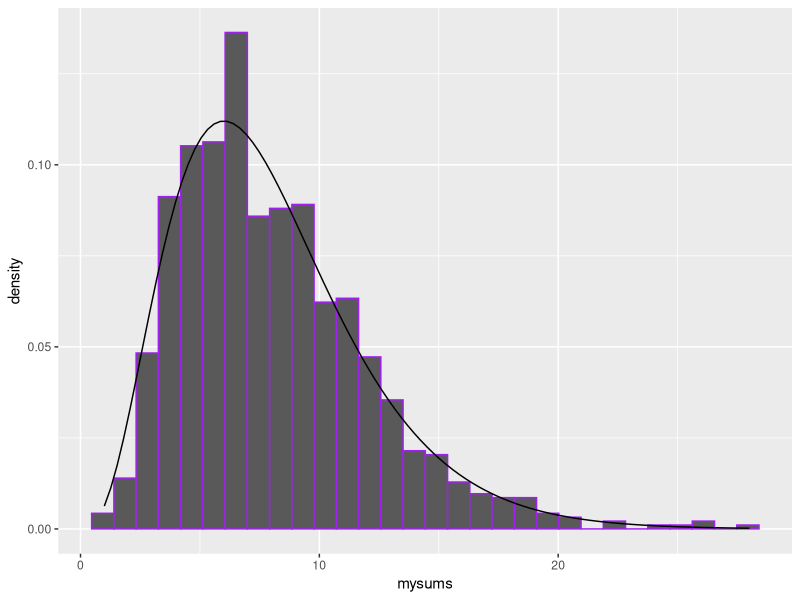
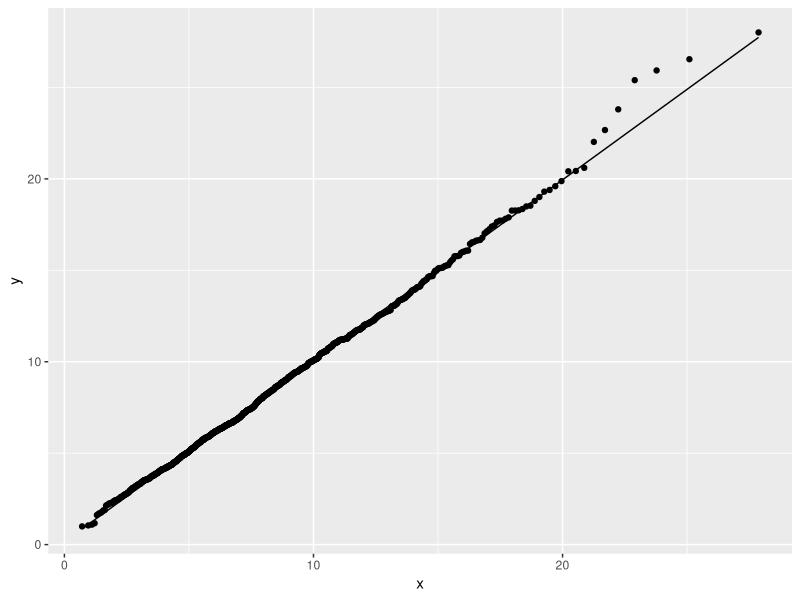
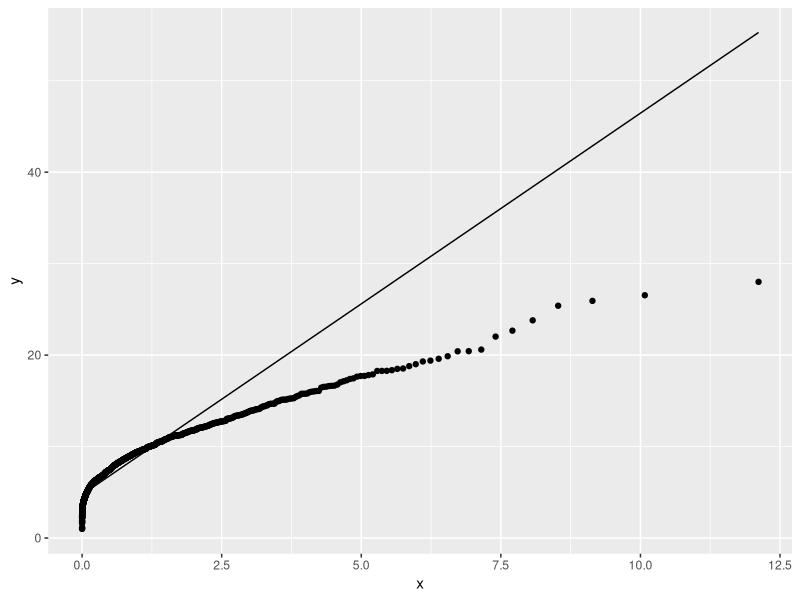
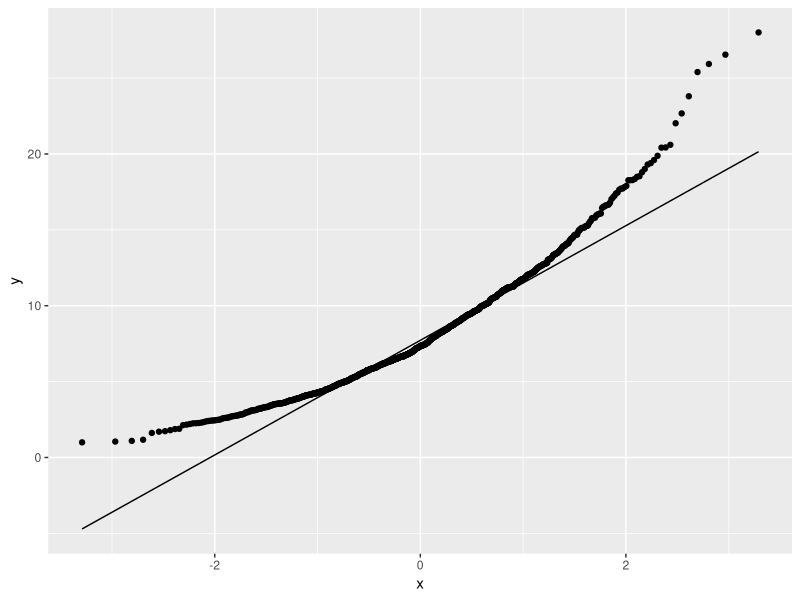

Reproduce these figures in R, in order. (Note: this script raises an error after producing the figures.)
# Day 37 - 5/1/2025
# Notes 17
# Note: See Code to Copy file!

library(tidyverse)

#-------------------------------------------------------

#-------------------------------------------------------------------
# Notes 17 - Activity 5

myobj <- rnorm(8000)
myobj2 <- myobj*myobj
mymat <- matrix(myobj2,nrow=1000)

#1
mysums <- apply(mymat,1,sum)
length(mysums)
is.vector(mysums)

#3
mydata <- data.frame(mysums)
ggplot(mydata,aes(x=mysums))+
  geom_histogram(aes(y=after_stat(density)),color="purple") +
  stat_function(fun=dchisq,args=list(df=8))

#4
ggplot(NULL,aes(sample=mysums))+
  stat_qq(distribution=qchisq,
          dparams=list(df=8))+
  geom_qq_line(distribution=qchisq,
          dparams=list(df=8))

#1
ggplot(NULL,aes(sample=mysums))+
  stat_qq(distribution=qchisq,
          dparams=list(df=1))+
  geom_qq_line(distribution=qchisq,
               dparams=list(df=1))

#2
ggplot(NULL,aes(sample=mysums))+
  stat_qq(distribution=qnorm)+
  geom_qq_line(distribution=qnorm)


#-------------------------------------------------------------------
# Wald

phat <- x/n
zscore <- (phat-p)/sqrt(p*(1-p)/n)
pval2 <- 2*pnorm(abs(zscore), lower.tail=FALSE) #two.sided p-value
pvalL <- pnorm(zscore) #left tail
pvalR <- pnorm(zscore, lower.tail=FALSE) #right tail

phat <- x/n
moe <- qnorm(.975)*sqrt(phat*(1-phat)/n)
phat-moe
phat+moe


# Example #2
n <- 30
truep <- 0.94
correct <- NULL

for(i in 1:1000){
  x <- rbinom(n,1,truep)
  phat <- sum(x)/n
  moe <- qnorm(.975)*sqrt(phat*(1-phat)/n)
  correct[i] <- if_else(phat-moe <= truep & phat+moe >= truep,1,0)
}

sum(correct)/1000

# Example #3
n <- 30
truep <- 0.51
correct <- NULL

for(i in 1:1000){
  x <- rbinom(n,1,truep)
  phat <- sum(x)/n
  moe <- qnorm(.975)*sqrt(phat*(1-phat)/n)
  correct[i] <- if_else(phat-moe <= truep & phat+moe >= truep,1,0)
}

sum(correct)/1000


# Example #4
n <- 30
truep <- 0.02
correct <- NULL

for(i in 1:1000){
  x <- rbinom(n,1,truep)
  phat <- sum(x)/n
  moe <- qnorm(.975)*sqrt(phat*(1-phat)/n)
  correct[i] <- if_else(phat-moe <= truep & phat+moe >= truep,1,0)
}

sum(correct)/1000

#-------------------------------------------------
# Example

# Wald
phat <- 47/75
moe <- qnorm(.975)*sqrt(phat*(1-phat)/n)
phat-moe
phat+moe

# Agresti-Coull
x <- 47
n <- 75
zstar <- qnorm(0.975) #or other levels of confidence like 0.95 for 90% and .995 for 99%
phat_ac <- (x + (zstar^2)/2)/(n+(zstar^2))
moe_ac <- zstar*sqrt((phat_ac*(1-phat_ac))/(n+(zstar^2)))

phat_ac - moe_ac
phat_ac + moe_ac


#-------------------------------------------------------------------
# Notes 17 - Activity 6

WaldvsAC <- function(n=30, truep=0.94){
  correctW <- NULL
  correctAC <- NULL
  
  for(i in 1:1000){
    x <- rbinom(n,1,truep)
    phatW <- sum(x)/n
    moeW <- qnorm(.975)*sqrt(phatW*(1-phatW)/n)
    correctW[i] <- if_else(phatW-moeW <= truep & phatW+moeW >= truep,1,0)
    
    zstar <- qnorm(0.975) #or other levels of confidence like 0.95 for 90% and .995 for 99%
    phat_ac <- (sum(x) + (zstar^2)/2)/(n+(zstar^2))
    moe_ac <- zstar*sqrt((phat_ac*(1-phat_ac))/(n+(zstar^2)))
    correctAC[i] <- if_else(phat_ac-moe_ac <= truep & phat_ac+moe_ac >= truep,1,0)
    
  }
  
  propW <- sum(correctW)/1000
  propAC <- sum(correctAC)/1000
  prop_return <- data.frame(propW, propAC)
  return(prop_return)
}

#1
WaldvsAC()

#2
WaldvsAC(n=100,truep=0.94)

#3
WaldvsAC(n=10,truep=0.51)

#4
WaldvsAC(n=50, truep=0.51)
